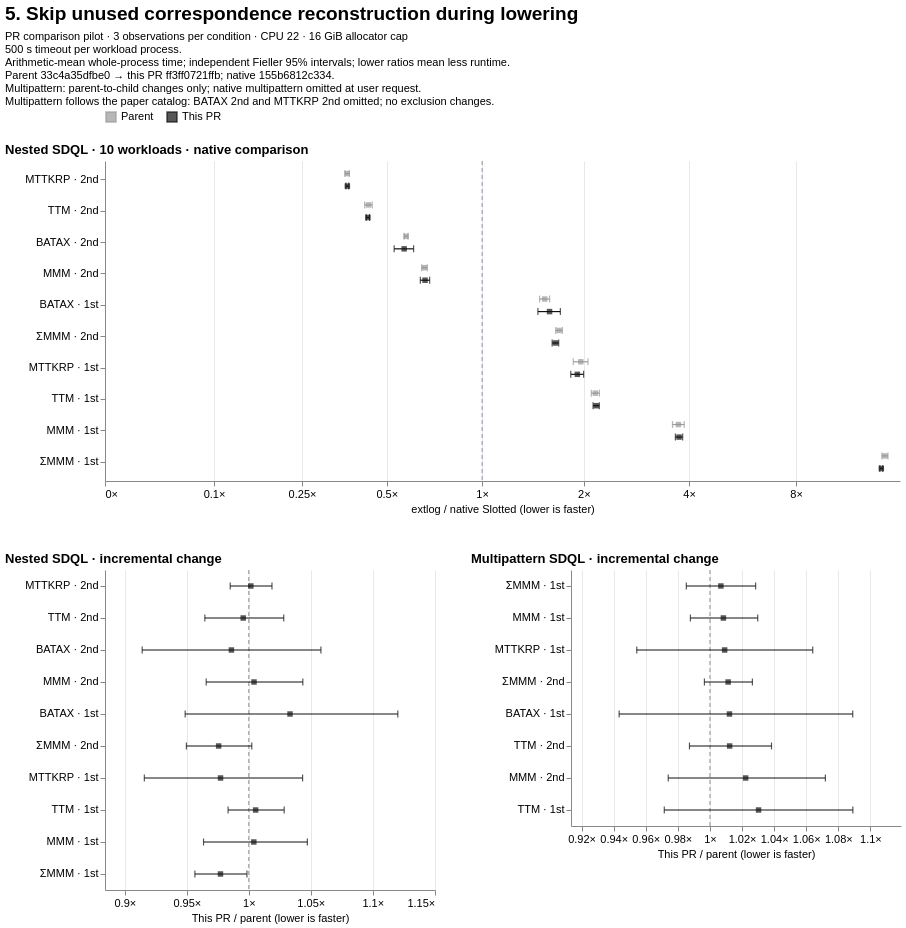

This figure's Vega-Lite source:
### Vega-Lite specification from a JSON file in a GitHub repository (floating-point values rounded to 4 significant figures)
{"$schema": "https://vega.github.io/schema/vega-lite/v6.json", "background": "white", "title": {"text": "5. Skip unused correspondence reconstruction during lowering", "anchor": "start", "fontSize": 19, "subtitle": ["PR comparison pilot · 3 observations per condition · CPU 22 · 16 GiB allocator cap", "500 s timeout per workload process.", "Arithmetic-mean whole-process time; independent Fieller 95% intervals; lower ratios mean less runtime.", "Parent 33c4a35dfbe0 → this PR ff3ff0721ffb; native 155b6812c334.", "Multipattern: parent-to-child changes only; native multipattern omitted at user request.", "Multipattern follows the paper catalog: BATAX 2nd and MTTKRP 2nd omitted; no exclusion changes."], "subtitleFontSize": 11, "subtitlePadding": 7}, "vconcat": [{"title": {"text": "Nested SDQL · 10 workloads · native comparison", "anchor": "start"}, "width": 795, "height": 320, "data": {"values": [{"file_path": "benchmarks/slotted/inputs/sdql/batax_1st-44rules.egg", "logical_id": "sha256:a54ad7e75e98f1e8e03f3cd6930d96e882fb9111af797b6474cdb3423f804bcf", "metric": "wall_sec", "baseline": {"point": 55.01, "ci_low": 54.81, "ci_high": 55.21}, "candidate": {"point": 84.56, "ci_low": 81.7, "ci_high": 87.43}, "ratio": 1.537, "ci_low": 1.485, "ci_high": 1.59, "issue": null, "result_class": "higher", "workload": "BATAX · 1st", "series": "Parent"}, {"file_path": "benchmarks/slotted/inputs/sdql/batax_2nd-44rules.egg", "logical_id": "sha256:672f41d86108caebad81453f4e5a294e3f6902364e2d1dc98caa4a33fd863fec", "metric": "wall_sec", "baseline": {"point": 86.28, "ci_low": 85.55, "ci_high": 87.01}, "candidate": {"point": 49.89, "ci_low": 49.3, "ci_high": 50.47}, "ratio": 0.5782, "ci_low": 0.5699, "ci_high": 0.5866, "issue": null, "result_class": "lower", "workload": "BATAX · 2nd", "series": "Parent"}, {"file_path": "benchmarks/slotted/inputs/sdql/mmm_1st-44rules.egg", "logical_id": "sha256:f1a4e04893e22ebe1e75028b0458b41a6bfc4375a598bfdfdc3014f2d33524b6", "metric": "wall_sec", "baseline": {"point": 0.07658, "ci_low": 0.07565, "ci_high": 0.0775}, "candidate": {"point": 0.2858, "ci_low": 0.2754, "ci_high": 0.2962}, "ratio": 3.732, "ci_low": 3.59, "ci_high": 3.876, "issue": null, "result_class": "higher", "workload": "MMM · 1st", "series": "Parent"}, {"file_path": "benchmarks/slotted/inputs/sdql/mmm_2nd-44rules.egg", "logical_id": "sha256:7a6b9da8fd10903379abd51ebc36b350c4237ed3e855bd5d2ba9ac437dd0998a", "metric": "wall_sec", "baseline": {"point": 3.244, "ci_low": 3.225, "ci_high": 3.263}, "candidate": {"point": 2.149, "ci_low": 2.107, "ci_high": 2.191}, "ratio": 0.6624, "ci_low": 0.6488, "ci_high": 0.6761, "issue": null, "result_class": "lower", "workload": "MMM · 2nd", "series": "Parent"}, {"file_path": "benchmarks/slotted/inputs/sdql/mmm_sum_1st-44rules.egg", "logical_id": "sha256:918887cd59eed90681b1a2c9e320d8aa945df69df8712a79c7545c766943fd90", "metric": "wall_sec", "baseline": {"point": 0.0105, "ci_low": 0.01047, "ci_high": 0.01053}, "candidate": {"point": 0.1485, "ci_low": 0.1456, "ci_high": 0.1514}, "ratio": 14.14, "ci_low": 13.87, "ci_high": 14.42, "issue": null, "result_class": "higher", "workload": "ΣMMM · 1st", "series": "Parent"}, {"file_path": "benchmarks/slotted/inputs/sdql/mmm_sum_2nd-44rules.egg", "logical_id": "sha256:d72a2dec36974b60f39b8b47c2801b6fb2ccc5f709e5012a20d335c26e7d3534", "metric": "wall_sec", "baseline": {"point": 0.3258, "ci_low": 0.3219, "ci_high": 0.3296}, "candidate": {"point": 0.5519, "ci_low": 0.5411, "ci_high": 0.5627}, "ratio": 1.694, "ci_low": 1.656, "ci_high": 1.733, "issue": null, "result_class": "higher", "workload": "ΣMMM · 2nd", "series": "Parent"}, {"file_path": "benchmarks/slotted/inputs/sdql/mttkrp_1st-44rules.egg", "logical_id": "sha256:78ba1df06cfada4d79a719cc6c4d87116a65da1e83802b8e83cf8cbaefc96c3f", "metric": "wall_sec", "baseline": {"point": 0.2797, "ci_low": 0.2788, "ci_high": 0.2807}, "candidate": {"point": 0.5482, "ci_low": 0.5212, "ci_high": 0.5751}, "ratio": 1.96, "ci_low": 1.863, "ci_high": 2.056, "issue": null, "result_class": "higher", "workload": "MTTKRP · 1st", "series": "Parent"}, {"file_path": "benchmarks/slotted/inputs/sdql/mttkrp_2nd-44rules.egg", "logical_id": "sha256:a2ec4397f62ca91b6d4f01038a2272fd5eaa1580958e515397abdaf7bbdd6066", "metric": "wall_sec", "baseline": {"point": 28.36, "ci_low": 28.1, "ci_high": 28.63}, "candidate": {"point": 10.39, "ci_low": 10.23, "ci_high": 10.55}, "ratio": 0.3663, "ci_low": 0.3598, "ci_high": 0.3729, "issue": null, "result_class": "lower", "workload": "MTTKRP · 2nd", "series": "Parent"}, {"file_path": "benchmarks/slotted/inputs/sdql/ttm_1st-44rules.egg", "logical_id": "sha256:cc81a3b928cf05fe2b52d6cd5bb13d7ab4fdab385216713c62bd1a705c63a0f2", "metric": "wall_sec", "baseline": {"point": 0.1766, "ci_low": 0.1734, "ci_high": 0.1798}, "candidate": {"point": 0.3814, "ci_low": 0.3737, "ci_high": 0.389}, "ratio": 2.16, "ci_low": 2.102, "ci_high": 2.219, "issue": null, "result_class": "higher", "workload": "TTM · 1st", "series": "Parent"}, {"file_path": "benchmarks/slotted/inputs/sdql/ttm_2nd-44rules.egg", "logical_id": "sha256:dc2baf8706632e5e67d813fb05c8560a35caca32d6e4a26cdd83a8ddf36451a1", "metric": "wall_sec", "baseline": {"point": 10.19, "ci_low": 10.15, "ci_high": 10.22}, "candidate": {"point": 4.421, "ci_low": 4.29, "ci_high": 4.551}, "ratio": 0.434, "ci_low": 0.4211, "ci_high": 0.4469, "issue": null, "result_class": "lower", "workload": "TTM · 2nd", "series": "Parent"}, {"file_path": "benchmarks/slotted/inputs/sdql/batax_1st-44rules.egg", "logical_id": "sha256:a54ad7e75e98f1e8e03f3cd6930d96e882fb9111af797b6474cdb3423f804bcf", "metric": "wall_sec", "baseline": {"point": 55.01, "ci_low": 54.81, "ci_high": 55.21}, "candidate": {"point": 87.38, "ci_low": 80.76, "ci_high": 93.99}, "ratio": 1.588, "ci_low": 1.468, "ci_high": 1.709, "issue": null, "result_class": "higher", "workload": "BATAX · 1st", "series": "This PR"}, {"file_path": "benchmarks/slotted/inputs/sdql/batax_2nd-44rules.egg", "logical_id": "sha256:672f41d86108caebad81453f4e5a294e3f6902364e2d1dc98caa4a33fd863fec", "metric": "wall_sec", "baseline": {"point": 86.28, "ci_low": 85.55, "ci_high": 87.01}, "candidate": {"point": 49.19, "ci_low": 45.64, "ci_high": 52.74}, "ratio": 0.5701, "ci_low": 0.5287, "ci_high": 0.6116, "issue": null, "result_class": "lower", "workload": "BATAX · 2nd", "series": "This PR"}, {"file_path": "benchmarks/slotted/inputs/sdql/mmm_1st-44rules.egg", "logical_id": "sha256:f1a4e04893e22ebe1e75028b0458b41a6bfc4375a598bfdfdc3014f2d33524b6", "metric": "wall_sec", "baseline": {"point": 0.07658, "ci_low": 0.07565, "ci_high": 0.0775}, "candidate": {"point": 0.2869, "ci_low": 0.2811, "ci_high": 0.2928}, "ratio": 3.747, "ci_low": 3.659, "ci_high": 3.837, "issue": null, "result_class": "higher", "workload": "MMM · 1st", "series": "This PR"}, {"file_path": "benchmarks/slotted/inputs/sdql/mmm_2nd-44rules.egg", "logical_id": "sha256:7a6b9da8fd10903379abd51ebc36b350c4237ed3e855bd5d2ba9ac437dd0998a", "metric": "wall_sec", "baseline": {"point": 3.244, "ci_low": 3.225, "ci_high": 3.263}, "candidate": {"point": 2.158, "ci_low": 2.086, "ci_high": 2.23}, "ratio": 0.6652, "ci_low": 0.6427, "ci_high": 0.6878, "issue": null, "result_class": "lower", "workload": "MMM · 2nd", "series": "This PR"}, {"file_path": "benchmarks/slotted/inputs/sdql/mmm_sum_1st-44rules.egg", "logical_id": "sha256:918887cd59eed90681b1a2c9e320d8aa945df69df8712a79c7545c766943fd90", "metric": "wall_sec", "baseline": {"point": 0.0105, "ci_low": 0.01047, "ci_high": 0.01053}, "candidate": {"point": 0.1451, "ci_low": 0.1438, "ci_high": 0.1464}, "ratio": 13.82, "ci_low": 13.69, "ci_high": 13.95, "issue": null, "result_class": "higher", "workload": "ΣMMM · 1st", "series": "This PR"}, {"file_path": "benchmarks/slotted/inputs/sdql/mmm_sum_2nd-44rules.egg", "logical_id": "sha256:d72a2dec36974b60f39b8b47c2801b6fb2ccc5f709e5012a20d335c26e7d3534", "metric": "wall_sec", "baseline": {"point": 0.3258, "ci_low": 0.3219, "ci_high": 0.3296}, "candidate": {"point": 0.5385, "ci_low": 0.5284, "ci_high": 0.5486}, "ratio": 1.653, "ci_low": 1.617, "ci_high": 1.69, "issue": null, "result_class": "higher", "workload": "ΣMMM · 2nd", "series": "This PR"}, {"file_path": "benchmarks/slotted/inputs/sdql/mttkrp_1st-44rules.egg", "logical_id": "sha256:78ba1df06cfada4d79a719cc6c4d87116a65da1e83802b8e83cf8cbaefc96c3f", "metric": "wall_sec", "baseline": {"point": 0.2797, "ci_low": 0.2788, "ci_high": 0.2807}, "candidate": {"point": 0.5357, "ci_low": 0.5127, "ci_high": 0.5586}, "ratio": 1.915, "ci_low": 1.833, "ci_high": 1.997, "issue": null, "result_class": "higher", "workload": "MTTKRP · 1st", "series": "This PR"}, {"file_path": "benchmarks/slotted/inputs/sdql/mttkrp_2nd-44rules.egg", "logical_id": "sha256:a2ec4397f62ca91b6d4f01038a2272fd5eaa1580958e515397abdaf7bbdd6066", "metric": "wall_sec", "baseline": {"point": 28.36, "ci_low": 28.1, "ci_high": 28.63}, "candidate": {"point": 10.41, "ci_low": 10.33, "ci_high": 10.48}, "ratio": 0.3669, "ci_low": 0.3627, "ci_high": 0.3712, "issue": null, "result_class": "lower", "workload": "MTTKRP · 2nd", "series": "This PR"}, {"file_path": "benchmarks/slotted/inputs/sdql/ttm_1st-44rules.egg", "logical_id": "sha256:cc81a3b928cf05fe2b52d6cd5bb13d7ab4fdab385216713c62bd1a705c63a0f2", "metric": "wall_sec", "baseline": {"point": 0.1766, "ci_low": 0.1734, "ci_high": 0.1798}, "candidate": {"point": 0.3835, "ci_low": 0.3796, "ci_high": 0.3874}, "ratio": 2.172, "ci_low": 2.127, "ci_high": 2.218, "issue": null, "result_class": "higher", "workload": "TTM · 1st", "series": "This PR"}, {"file_path": "benchmarks/slotted/inputs/sdql/ttm_2nd-44rules.egg", "logical_id": "sha256:dc2baf8706632e5e67d813fb05c8560a35caca32d6e4a26cdd83a8ddf36451a1", "metric": "wall_sec", "baseline": {"point": 10.19, "ci_low": 10.15, "ci_high": 10.22}, "candidate": {"point": 4.401, "ci_low": 4.346, "ci_high": 4.455}, "ratio": 0.432, "ci_low": 0.4265, "ci_high": 0.4376, "issue": null, "result_class": "lower", "workload": "TTM · 2nd", "series": "This PR"}]}, "encoding": {"x": {"type": "quantitative", "scale": {"type": "symlog", "constant": 0.1, "domain": [0, 15.58], "nice": false}, "axis": {"title": "extlog / native Slotted (lower is faster)", "labelExpr": "format(datum.value,',~f') + '×'", "values": [-64, -16, -4, -1, 0, 0.1, 0.25, 0.5, 1, 2, 4, 8, 16, 32, 64, 128, 256], "labelOverlap": "greedy", "grid": true}}, "y": {"field": "workload", "type": "nominal", "sort": ["MTTKRP · 2nd", "TTM · 2nd", "BATAX · 2nd", "MMM · 2nd", "BATAX · 1st", "ΣMMM · 2nd", "MTTKRP · 1st", "TTM · 1st", "MMM · 1st", "ΣMMM · 1st"], "title": null, "axis": {"labelLimit": 130, "minExtent": 100}}, "yOffset": {"field": "series", "sort": ["Parent", "This PR"], "scale": {"domain": ["Parent", "This PR"]}}, "color": {"field": "series", "type": "nominal", "title": null, "scale": {"domain": ["Parent", "This PR"], "range": ["#999999", "#111111"]}, "legend": {"orient": "top", "symbolType": "square"}}}, "layer": [{"mark": {"type": "rule", "color": "#89919b", "strokeDash": [4, 3]}, "encoding": {"x": {"datum": 1}, "y": {"value": 0}, "y2": {"value": 320}, "yOffset": {"value": 0}, "color": {"value": "#89919b"}}, "transform": [{"aggregate": [{"op": "count", "as": "n"}]}]}, {"mark": {"type": "rule", "strokeWidth": 1.2}, "encoding": {"x": {"field": "ci_low"}, "x2": {"field": "ci_high"}}, "transform": [{"filter": "isValid(datum.ci_low) && isValid(datum.ci_high)"}]}, {"mark": {"type": "tick", "orient": "vertical", "size": 7, "thickness": 1.2}, "encoding": {"x": {"field": "ci_low"}}, "transform": [{"filter": "isValid(datum.ci_low)"}]}, {"mark": {"type": "tick", "orient": "vertical", "size": 7, "thickness": 1.2}, "encoding": {"x": {"field": "ci_high"}}, "transform": [{"filter": "isValid(datum.ci_high)"}]}, {"mark": {"type": "point", "filled": true, "shape": "square", "size": 30}, "encoding": {"x": {"field": "ratio"}, "tooltip": [{"field": "workload"}, {"field": "series"}, {"field": "ratio"}, {"field": "ci_low"}, {"field": "ci_high"}, {"field": "issue"}]}}, {"mark": {"type": "text", "align": "left", "dx": 7, "fontSize": 9}, "encoding": {"x": {"field": "ratio"}, "text": {"field": "issue"}}, "transform": [{"filter": "isValid(datum.issue) && datum.issue !== ''"}]}]}, {"hconcat": [{"title": {"text": "Nested SDQL · incremental change", "anchor": "start"}, "width": 330, "height": 320, "data": {"values": [{"file_path": "benchmarks/slotted/inputs/sdql/batax_1st-44rules.egg", "logical_id": "sha256:a54ad7e75e98f1e8e03f3cd6930d96e882fb9111af797b6474cdb3423f804bcf", "metric": "wall_sec", "baseline": {"point": 84.56, "ci_low": 81.7, "ci_high": 87.43}, "candidate": {"point": 87.38, "ci_low": 80.76, "ci_high": 93.99}, "ratio": 1.033, "ci_low": 0.9487, "ci_high": 1.12, "issue": null, "result_class": "unclear", "workload": "BATAX · 1st", "series": "This PR / parent"}, {"file_path": "benchmarks/slotted/inputs/sdql/batax_2nd-44rules.egg", "logical_id": "sha256:672f41d86108caebad81453f4e5a294e3f6902364e2d1dc98caa4a33fd863fec", "metric": "wall_sec", "baseline": {"point": 49.89, "ci_low": 49.3, "ci_high": 50.47}, "candidate": {"point": 49.19, "ci_low": 45.64, "ci_high": 52.74}, "ratio": 0.986, "ci_low": 0.914, "ci_high": 1.058, "issue": null, "result_class": "unclear", "workload": "BATAX · 2nd", "series": "This PR / parent"}, {"file_path": "benchmarks/slotted/inputs/sdql/mmm_1st-44rules.egg", "logical_id": "sha256:f1a4e04893e22ebe1e75028b0458b41a6bfc4375a598bfdfdc3014f2d33524b6", "metric": "wall_sec", "baseline": {"point": 0.2858, "ci_low": 0.2754, "ci_high": 0.2962}, "candidate": {"point": 0.2869, "ci_low": 0.2811, "ci_high": 0.2928}, "ratio": 1.004, "ci_low": 0.9635, "ci_high": 1.047, "issue": null, "result_class": "unclear", "workload": "MMM · 1st", "series": "This PR / parent"}, {"file_path": "benchmarks/slotted/inputs/sdql/mmm_2nd-44rules.egg", "logical_id": "sha256:7a6b9da8fd10903379abd51ebc36b350c4237ed3e855bd5d2ba9ac437dd0998a", "metric": "wall_sec", "baseline": {"point": 2.149, "ci_low": 2.107, "ci_high": 2.191}, "candidate": {"point": 2.158, "ci_low": 2.086, "ci_high": 2.23}, "ratio": 1.004, "ci_low": 0.9656, "ci_high": 1.044, "issue": null, "result_class": "unclear", "workload": "MMM · 2nd", "series": "This PR / parent"}, {"file_path": "benchmarks/slotted/inputs/sdql/mmm_sum_1st-44rules.egg", "logical_id": "sha256:918887cd59eed90681b1a2c9e320d8aa945df69df8712a79c7545c766943fd90", "metric": "wall_sec", "baseline": {"point": 0.1485, "ci_low": 0.1456, "ci_high": 0.1514}, "candidate": {"point": 0.1451, "ci_low": 0.1438, "ci_high": 0.1464}, "ratio": 0.9772, "ci_low": 0.9565, "ci_high": 0.9985, "issue": null, "result_class": "lower", "workload": "ΣMMM · 1st", "series": "This PR / parent"}, {"file_path": "benchmarks/slotted/inputs/sdql/mmm_sum_2nd-44rules.egg", "logical_id": "sha256:d72a2dec36974b60f39b8b47c2801b6fb2ccc5f709e5012a20d335c26e7d3534", "metric": "wall_sec", "baseline": {"point": 0.5519, "ci_low": 0.5411, "ci_high": 0.5627}, "candidate": {"point": 0.5385, "ci_low": 0.5284, "ci_high": 0.5486}, "ratio": 0.9757, "ci_low": 0.9497, "ci_high": 1.002, "issue": null, "result_class": "unclear", "workload": "ΣMMM · 2nd", "series": "This PR / parent"}, {"file_path": "benchmarks/slotted/inputs/sdql/mttkrp_1st-44rules.egg", "logical_id": "sha256:78ba1df06cfada4d79a719cc6c4d87116a65da1e83802b8e83cf8cbaefc96c3f", "metric": "wall_sec", "baseline": {"point": 0.5482, "ci_low": 0.5212, "ci_high": 0.5751}, "candidate": {"point": 0.5357, "ci_low": 0.5127, "ci_high": 0.5586}, "ratio": 0.9772, "ci_low": 0.9157, "ci_high": 1.043, "issue": null, "result_class": "unclear", "workload": "MTTKRP · 1st", "series": "This PR / parent"}, {"file_path": "benchmarks/slotted/inputs/sdql/mttkrp_2nd-44rules.egg", "logical_id": "sha256:a2ec4397f62ca91b6d4f01038a2272fd5eaa1580958e515397abdaf7bbdd6066", "metric": "wall_sec", "baseline": {"point": 10.39, "ci_low": 10.23, "ci_high": 10.55}, "candidate": {"point": 10.41, "ci_low": 10.33, "ci_high": 10.48}, "ratio": 1.002, "ci_low": 0.985, "ci_high": 1.019, "issue": null, "result_class": "unclear", "workload": "MTTKRP · 2nd", "series": "This PR / parent"}, {"file_path": "benchmarks/slotted/inputs/sdql/ttm_1st-44rules.egg", "logical_id": "sha256:cc81a3b928cf05fe2b52d6cd5bb13d7ab4fdab385216713c62bd1a705c63a0f2", "metric": "wall_sec", "baseline": {"point": 0.3814, "ci_low": 0.3737, "ci_high": 0.389}, "candidate": {"point": 0.3835, "ci_low": 0.3796, "ci_high": 0.3874}, "ratio": 1.006, "ci_low": 0.9833, "ci_high": 1.029, "issue": null, "result_class": "unclear", "workload": "TTM · 1st", "series": "This PR / parent"}, {"file_path": "benchmarks/slotted/inputs/sdql/ttm_2nd-44rules.egg", "logical_id": "sha256:dc2baf8706632e5e67d813fb05c8560a35caca32d6e4a26cdd83a8ddf36451a1", "metric": "wall_sec", "baseline": {"point": 4.421, "ci_low": 4.29, "ci_high": 4.551}, "candidate": {"point": 4.401, "ci_low": 4.346, "ci_high": 4.455}, "ratio": 0.9955, "ci_low": 0.9646, "ci_high": 1.028, "issue": null, "result_class": "unclear", "workload": "TTM · 2nd", "series": "This PR / parent"}]}, "encoding": {"x": {"type": "quantitative", "scale": {"type": "linear", "domain": [0.884, 1.15], "nice": false}, "axis": {"title": "This PR / parent (lower is faster)", "labelExpr": "format(datum.value,',~f') + '×'", "labelOverlap": "greedy", "grid": true, "tickCount": 7}}, "y": {"field": "workload", "type": "nominal", "sort": ["MTTKRP · 2nd", "TTM · 2nd", "BATAX · 2nd", "MMM · 2nd", "BATAX · 1st", "ΣMMM · 2nd", "MTTKRP · 1st", "TTM · 1st", "MMM · 1st", "ΣMMM · 1st"], "title": null, "axis": {"labelLimit": 130, "minExtent": 100}}, "color": {"value": "#111111"}}, "layer": [{"mark": {"type": "rule", "color": "#89919b", "strokeDash": [4, 3]}, "encoding": {"x": {"datum": 1}, "y": {"value": 0}, "y2": {"value": 320}, "yOffset": {"value": 0}, "color": {"value": "#89919b"}}, "transform": [{"aggregate": [{"op": "count", "as": "n"}]}]}, {"mark": {"type": "rule", "strokeWidth": 1.2}, "encoding": {"x": {"field": "ci_low"}, "x2": {"field": "ci_high"}}, "transform": [{"filter": "isValid(datum.ci_low) && isValid(datum.ci_high)"}]}, {"mark": {"type": "tick", "orient": "vertical", "size": 7, "thickness": 1.2}, "encoding": {"x": {"field": "ci_low"}}, "transform": [{"filter": "isValid(datum.ci_low)"}]}, {"mark": {"type": "tick", "orient": "vertical", "size": 7, "thickness": 1.2}, "encoding": {"x": {"field": "ci_high"}}, "transform": [{"filter": "isValid(datum.ci_high)"}]}, {"mark": {"type": "point", "filled": true, "shape": "square", "size": 30}, "encoding": {"x": {"field": "ratio"}, "tooltip": [{"field": "workload"}, {"field": "series"}, {"field": "ratio"}, {"field": "ci_low"}, {"field": "ci_high"}, {"field": "issue"}]}}, {"mark": {"type": "text", "align": "left", "dx": 7, "fontSize": 9}, "encoding": {"x": {"field": "ratio"}, "text": {"field": "issue"}}, "transform": [{"filter": "isValid(datum.issue) && datum.issue !== ''"}]}]}, {"title": {"text": "Multipattern SDQL · incremental change", "anchor": "start"}, "width": 330, "height": 256, "data": {"values": [{"file_path": "benchmarks/slotted/inputs/sdql/batax_1st-44rules.egg", "logical_id": "sha256:a54ad7e75e98f1e8e03f3cd6930d96e882fb9111af797b6474cdb3423f804bcf", "metric": "wall_sec", "baseline": {"point": 81.75, "ci_low": 76.59, "ci_high": 86.9}, "candidate": {"point": 82.74, "ci_low": 79.92, "ci_high": 85.56}, "ratio": 1.012, "ci_low": 0.9434, "ci_high": 1.089, "issue": null, "result_class": "unclear", "workload": "BATAX · 1st", "series": "This PR / parent"}, {"file_path": "benchmarks/slotted/inputs/sdql/mmm_1st-44rules.egg", "logical_id": "sha256:f1a4e04893e22ebe1e75028b0458b41a6bfc4375a598bfdfdc3014f2d33524b6", "metric": "wall_sec", "baseline": {"point": 0.389, "ci_low": 0.381, "ci_high": 0.397}, "candidate": {"point": 0.3923, "ci_low": 0.3913, "ci_high": 0.3932}, "ratio": 1.008, "ci_low": 0.9878, "ci_high": 1.03, "issue": null, "result_class": "unclear", "workload": "MMM · 1st", "series": "This PR / parent"}, {"file_path": "benchmarks/slotted/inputs/sdql/mmm_2nd-44rules.egg", "logical_id": "sha256:7a6b9da8fd10903379abd51ebc36b350c4237ed3e855bd5d2ba9ac437dd0998a", "metric": "wall_sec", "baseline": {"point": 5.61, "ci_low": 5.46, "ci_high": 5.76}, "candidate": {"point": 5.735, "ci_low": 5.507, "ci_high": 5.963}, "ratio": 1.022, "ci_low": 0.974, "ci_high": 1.072, "issue": null, "result_class": "unclear", "workload": "MMM · 2nd", "series": "This PR / parent"}, {"file_path": "benchmarks/slotted/inputs/sdql/mmm_sum_1st-44rules.egg", "logical_id": "sha256:918887cd59eed90681b1a2c9e320d8aa945df69df8712a79c7545c766943fd90", "metric": "wall_sec", "baseline": {"point": 0.1683, "ci_low": 0.1671, "ci_high": 0.1696}, "candidate": {"point": 0.1695, "ci_low": 0.1661, "ci_high": 0.1729}, "ratio": 1.007, "ci_low": 0.9853, "ci_high": 1.028, "issue": null, "result_class": "unclear", "workload": "ΣMMM · 1st", "series": "This PR / parent"}, {"file_path": "benchmarks/slotted/inputs/sdql/mmm_sum_2nd-44rules.egg", "logical_id": "sha256:d72a2dec36974b60f39b8b47c2801b6fb2ccc5f709e5012a20d335c26e7d3534", "metric": "wall_sec", "baseline": {"point": 0.82, "ci_low": 0.8096, "ci_high": 0.8303}, "candidate": {"point": 0.8293, "ci_low": 0.8228, "ci_high": 0.8357}, "ratio": 1.011, "ci_low": 0.9965, "ci_high": 1.026, "issue": null, "result_class": "unclear", "workload": "ΣMMM · 2nd", "series": "This PR / parent"}, {"file_path": "benchmarks/slotted/inputs/sdql/mttkrp_1st-44rules.egg", "logical_id": "sha256:78ba1df06cfada4d79a719cc6c4d87116a65da1e83802b8e83cf8cbaefc96c3f", "metric": "wall_sec", "baseline": {"point": 1.038, "ci_low": 1.029, "ci_high": 1.046}, "candidate": {"point": 1.047, "ci_low": 0.9908, "ci_high": 1.103}, "ratio": 1.009, "ci_low": 0.9544, "ci_high": 1.064, "issue": null, "result_class": "unclear", "workload": "MTTKRP · 1st", "series": "This PR / parent"}, {"file_path": "benchmarks/slotted/inputs/sdql/ttm_1st-44rules.egg", "logical_id": "sha256:cc81a3b928cf05fe2b52d6cd5bb13d7ab4fdab385216713c62bd1a705c63a0f2", "metric": "wall_sec", "baseline": {"point": 0.533, "ci_low": 0.5312, "ci_high": 0.5348}, "candidate": {"point": 0.5491, "ci_low": 0.5178, "ci_high": 0.5804}, "ratio": 1.03, "ci_low": 0.9715, "ci_high": 1.089, "issue": null, "result_class": "unclear", "workload": "TTM · 1st", "series": "This PR / parent"}, {"file_path": "benchmarks/slotted/inputs/sdql/ttm_2nd-44rules.egg", "logical_id": "sha256:dc2baf8706632e5e67d813fb05c8560a35caca32d6e4a26cdd83a8ddf36451a1", "metric": "wall_sec", "baseline": {"point": 10.3, "ci_low": 10.07, "ci_high": 10.54}, "candidate": {"point": 10.43, "ci_low": 10.32, "ci_high": 10.54}, "ratio": 1.012, "ci_low": 0.9872, "ci_high": 1.038, "issue": null, "result_class": "unclear", "workload": "TTM · 2nd", "series": "This PR / parent"}]}, "encoding": {"x": {"type": "quantitative", "scale": {"type": "linear", "domain": [0.9134, 1.119], "nice": false}, "axis": {"title": "This PR / parent (lower is faster)", "labelExpr": "format(datum.value,',~f') + '×'", "labelOverlap": "greedy", "grid": true, "tickCount": 7}}, "y": {"field": "workload", "type": "nominal", "sort": ["ΣMMM · 1st", "MMM · 1st", "MTTKRP · 1st", "ΣMMM · 2nd", "BATAX · 1st", "TTM · 2nd", "MMM · 2nd", "TTM · 1st"], "title": null, "axis": {"labelLimit": 130, "minExtent": 100}}, "color": {"value": "#111111"}}, "layer": [{"mark": {"type": "rule", "color": "#89919b", "strokeDash": [4, 3]}, "encoding": {"x": {"datum": 1}, "y": {"value": 0}, "y2": {"value": 256}, "yOffset": {"value": 0}, "color": {"value": "#89919b"}}, "transform": [{"aggregate": [{"op": "count", "as": "n"}]}]}, {"mark": {"type": "rule", "strokeWidth": 1.2}, "encoding": {"x": {"field": "ci_low"}, "x2": {"field": "ci_high"}}, "transform": [{"filter": "isValid(datum.ci_low) && isValid(datum.ci_high)"}]}, {"mark": {"type": "tick", "orient": "vertical", "size": 7, "thickness": 1.2}, "encoding": {"x": {"field": "ci_low"}}, "transform": [{"filter": "isValid(datum.ci_low)"}]}, {"mark": {"type": "tick", "orient": "vertical", "size": 7, "thickness": 1.2}, "encoding": {"x": {"field": "ci_high"}}, "transform": [{"filter": "isValid(datum.ci_high)"}]}, {"mark": {"type": "point", "filled": true, "shape": "square", "size": 30}, "encoding": {"x": {"field": "ratio"}, "tooltip": [{"field": "workload"}, {"field": "series"}, {"field": "ratio"}, {"field": "ci_low"}, {"field": "ci_high"}, {"field": "issue"}]}}, {"mark": {"type": "text", "align": "left", "dx": 7, "fontSize": 9}, "encoding": {"x": {"field": "ratio"}, "text": {"field": "issue"}}, "transform": [{"filter": "isValid(datum.issue) && datum.issue !== ''"}]}]}], "spacing": 35}], "spacing": 38, "resolve": {"scale": {"color": "shared"}}, "config": {"font": "Arial", "view": {"stroke": null}, "axis": {"labelFontSize": 11, "titleFontSize": 11, "titleFontWeight": "normal", "gridColor": "#e6e8eb"}, "title": {"fontSize": 13}, "legend": {"labelFontSize": 11}}}
